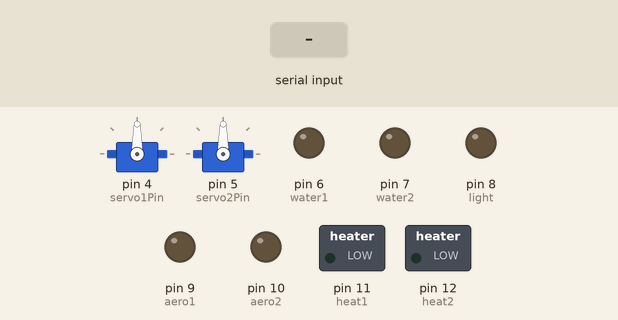
Simulated run of this sketch. Board: Arduino Uno, built with avr-gcc and run on an emulated ATmega328P. Shown: 2 × servo, switched loads named in the sketch (green lamp = pin HIGH), output pins drawn as LEDs (lit = HIGH). The inputs (shaded band) are chosen by the test bench. What the sketch prints to the serial monitor is not drawn.

Above: at 1.2 s.
1.3 s: "a" received over Serial
2.8 s: "1" received over Serial
At 3.2 s:
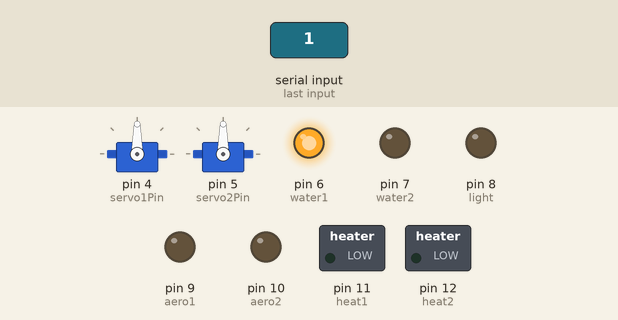
4.3 s: "1" received over Serial
At 5.5 s:
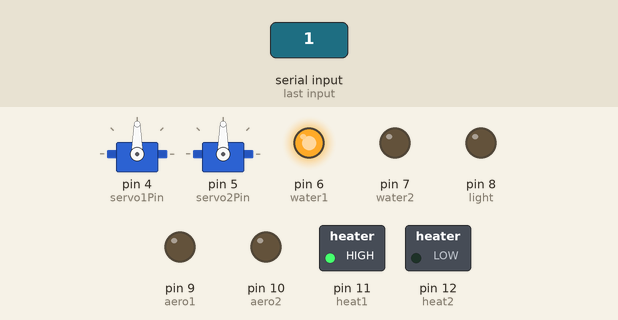
5.8 s: "1" received over Serial
At 6.7 s:
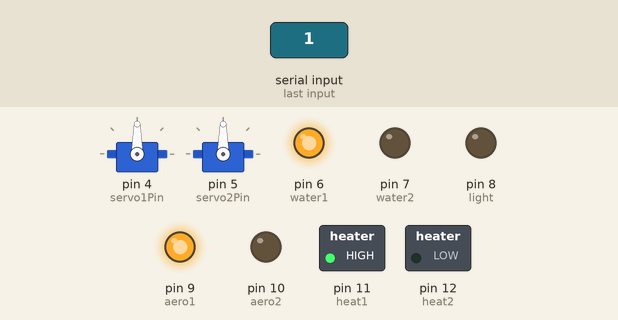
Timing chart, 0 to 8.4 s (numbered marks = the images above; inputs shaded):
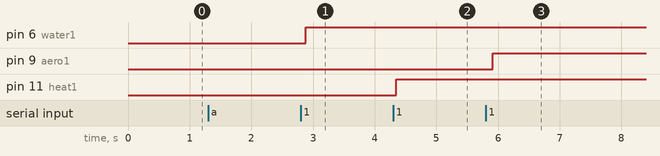

Measured:
- after the input at 1.3 s, every drawn part: stays the same
- after the input at 2.8 s, pin 6 (water1): LOW → HIGH after 0.08 s
- after the input at 4.3 s, pin 11 (heat1): LOW → HIGH after 0.05 s
- after the input at 5.8 s, pin 9 (aero1): LOW → HIGH after 0.11 s

The sketch:

control.ino
```cpp
#include<Servo.h>

// 아두이노에 연결되는 핀
#define door1 4     // 케이스 개폐1
#define door2 5     // 케이스 개폐2
#define water1 6    // 셀1 토양수분
#define water2 7    // 셀2 토양수분
#define light 8     // 조명제어
#define aero1 9     // 대기수분
#define aero2 10     // 대기수분
#define heat1 11    // 셀1 열선
#define heat2 12    // 셀2 열선

// 전역변수
int moment = 1000;  // 작동 간 대기시간
int servo1Pin = door1;  // 케이스 개폐 서보모터 객체
int servo2Pin = door2;  // 케이스 개폐 서보모터 객체
int angle = 0;

char w;
String data="";
char s1, t1, h1, s2, t2, h2;
char d, l, a, v, h;

// 객체선언
Servo servo1;
Servo servo2;

void setup() {
  Serial.begin(9600);
  servo1.attach(servo1Pin);
  servo2.attach(servo2Pin);

  pinMode(water1, OUTPUT);
  pinMode(water2, OUTPUT);
  pinMode(light, OUTPUT);
  pinMode(aero1, OUTPUT);
  pinMode(aero2, OUTPUT);
  pinMode(heat1, OUTPUT);
  pinMode(heat2, OUTPUT);
}

void loop() {
  if (Serial.available() > 0) { // 데이터가 수신되는지 감지
    w = Serial.read();
    //Serial.print(w);
    data.concat(w);
    //Serial.print(data); //데이터를 잘 받았는지 확인
    if (data[0] == 'a') {
      s1 = data[1];
      t1 = data[2];
      h1 = data[3];
      s2 = data[4];
      t2 = data[5];
      h2 = data[6];
      Serial.print(s1);
      Serial.print(t1);
      Serial.print(h1);
      Serial.print(s2);
      Serial.print(t2);
      Serial.print(h2);
    }
    else if (data[0] == 'c') {
      d = data[1];
      l = data[2];
      a = data[3];
      v = data[4];
      h = data[5];
    }
  }

  // cell1 수분제어
  if (s1 == '1') {
    digitalWrite(water1, HIGH);
    delay(15);
  }
  else {
    digitalWrite(water1, LOW);
    delay(15);
  }
  // cell2 수분제어
  if (s2 == '1') {
    digitalWrite(water2, HIGH);
    delay(15);
  }
  else {
    digitalWrite(water2, LOW);
    delay(15);
  }

  // cell1 온도제어
  if (t1 == '1') {
    digitalWrite(heat1, HIGH);
    delay(15);
  }
  else {
    digitalWrite(heat1, LOW);
    delay(15);
  }
  // cell2 온도제어
  if (t2 == '1') {
    digitalWrite(heat2, HIGH);
    delay(15);
  }
  else {
    digitalWrite(heat2, LOW);
    delay(15);
  }

  // cell1 가습제어
  if (h1 == '1') {
    digitalWrite(aero1, HIGH);
    delay(15);
  }
  else {
    digitalWrite(aero1, LOW);
    delay(15);
  }
  // cell2 가습제어
  if (h2 == '1') {
    digitalWrite(aero2, HIGH);
    delay(15);
  }
  else {
    digitalWrite(aero2, LOW);
    delay(15);
  }
}
```
